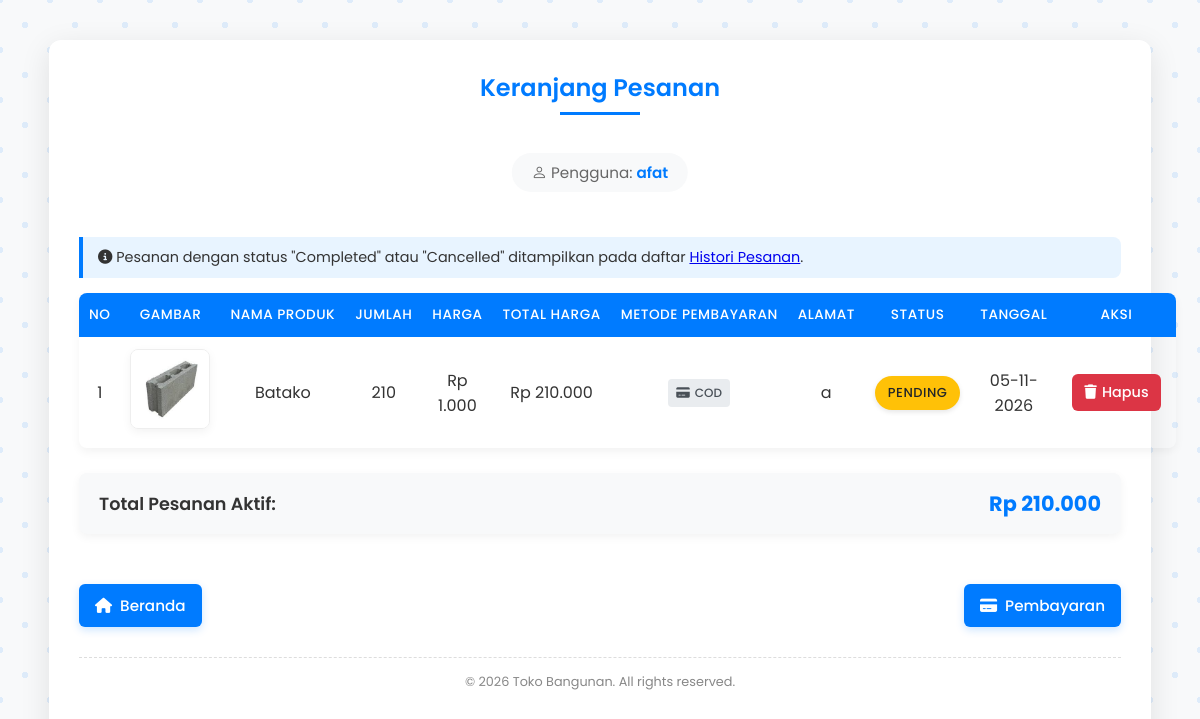
Page /costumer_cart.php (signed in) on the committed database.
### tables this page shows
CREATE TABLE `order_222060` (
  `id_222060` int NOT NULL AUTO_INCREMENT,
  `user_id_222060` int DEFAULT NULL,
  `username_222060` varchar(100) DEFAULT NULL,
  `product_name_222060` varchar(255) DEFAULT NULL,
  `quantity_222060` int DEFAULT NULL,
  `price_222060` decimal(10,2) DEFAULT NULL,
  `total_price_222060` decimal(10,2) DEFAULT NULL,
  `order_status_222060` enum('pending','processed','completed','cancelled') DEFAULT NULL,
  `payment_method_222060` varchar(50) NOT NULL,
  `alamat_222060` text NOT NULL,
  `order_date_222060` timestamp NOT NULL DEFAULT CURRENT_TIMESTAMP,
  PRIMARY KEY (`id_222060`),
  KEY `order_222060_ibfk_1` (`user_id_222060`),
  CONSTRAINT `order_222060_ibfk_1` FOREIGN KEY (`user_id_222060`) REFERENCES `user_222060` (`id_222060`) ON DELETE CASCADE ON UPDATE CASCADE
);

CREATE TABLE `product_222060` (
  `id_222060` int NOT NULL AUTO_INCREMENT,
  `product_name_222060` varchar(255) DEFAULT NULL,
  `description_222060` text,
  `product_image_222060` varchar(255) DEFAULT NULL,
  `price_222060` decimal(10,2) DEFAULT NULL,
  `created_at_222060` timestamp NOT NULL DEFAULT CURRENT_TIMESTAMP,
  `stock_222060` int NOT NULL DEFAULT '0',
  PRIMARY KEY (`id_222060`),
  UNIQUE KEY `service_name` (`product_name_222060`)
);

### costumer_cart.php (the view, shortened to what this page needs)
<?php
include 'config/config.php';
$username = $_SESSION['user_username'];
$query = "SELECT o.id_222060, o.product_name_222060, o.quantity_222060, o.price_222060, o.total_price_222060,
                 o.order_status_222060, o.order_date_222060, o.payment_method_222060, o.alamat_222060, p.product_image_222060,
                 pay.payment_confirmation_222060
          FROM order_222060 o
          LEFT JOIN product_222060 p ON o.product_name_222060 = p.product_name_222060
          LEFT JOIN payment_222060 pay ON o.id_222060 = pay.id_222060
          WHERE o.username_222060 = ? AND LOWER(o.order_status_222060) NOT IN ('completed', 'cancelled')";
$stmt = $conn->prepare($query);
$stmt->bind_param("s", $username);
$stmt->execute();
$result = $stmt->get_result();
?>
<!DOCTYPE html>
<html lang="id">
<head>
    <link href="https://cdn.jsdelivr.net/npm/bootstrap-icons/font/bootstrap-icons.css" rel="stylesheet">
    <link rel="stylesheet" href="https://cdnjs.cloudflare.com/ajax/libs/font-awesome/6.4.2/css/all.min.css">
    <link rel="stylesheet" href="styles/costumer_cart.css">
</head>
<body>
    <div class="container">
        <div class="order-header">
            <h2>Keranjang Pesanan</h2>
        </div>
        <div class="username">
            <i class="bi bi-person"></i> Pengguna: <strong><?= htmlspecialchars($username) ?></strong>
        </div>
        <div class="filter-note">
            <i class="fas fa-info-circle"></i> Pesanan dengan status "Completed" atau "Cancelled" ditampilkan pada daftar <a href="history_pesanan.php">Histori Pesanan</a>.
        </div>
        <table class="desktop-table">
            <thead>
                <tr>
                    <th>No</th>
                    <th>Gambar</th>
                    <th>Nama Produk</th>
                    <th>Jumlah</th>
                    <th>Harga</th>
                    <th>Total Harga</th>
                    <th>Metode Pembayaran</th>
                    <th>Alamat</th>
                    <th>Status</th>
                    <th>Tanggal</th>
                    <th>Aksi</th>
                </tr>
            </thead>
            <tbody>
                <?php $no = 1; $total_all = 0;
                if ($result->num_rows > 0):
                    while ($row = $result->fetch_assoc()):
                        $total_all += $row['total_price_222060'];
                        $product_image = !empty($row['product_image_222060']) ? $row['product_image_222060'] : 'default.jpg';
                        $status_lower = strtolower($row['order_status_222060']);
                ?>
                <tr>
                    <td><?= $no++ ?></td>
                    <td><img src="uploads/<?= htmlspecialchars($product_image) ?>" class="product-image" alt="Gambar Produk"></td>
                    <td><?= htmlspecialchars($row['product_name_222060']) ?></td>
                    <td><?= $row['quantity_222060'] ?></td>
                    <td>Rp <?= number_format($row['price_222060'], 0, ',', '.') ?></td>
                    <td>Rp <?= number_format($row['total_price_222060'], 0, ',', '.') ?></td>
                    <td><span class="payment-badge"><i class="fas fa-credit-card"></i> <?= htmlspecialchars($row['payment_method_222060']) ?></span></td>
                    <td class="alamat" title="<?= htmlspecialchars($row['alamat_222060']) ?>"><?= htmlspecialchars($row['alamat_222060']) ?></td>
                    <td><span class="status <?= $status_lower ?>"><?= htmlspecialchars($row['order_status_222060']) ?></span></td>
                    <td><?= date("d-m-Y", strtotime($row['order_date_222060'])) ?></td>
                    <td>
    <?php if ($status_lower !== 'processed'): ?>
        <?php if ($row['order_status_222060'] == 'Cancelled' || $row['payment_confirmation_222060'] == 'cancelled'): ?>
            <button type="button" class="btn-delete disabled" disabled>
                Pesanan Dibatalkan
            </button>
        <?php else: ?>
            <form method="POST" onsubmit="return confirm('Apakah Anda yakin ingin menghapus pesanan ini?');">
                <button type="submit" name="delete_order" class="btn-delete">
                    <i class="fas fa-trash"></i> Hapus
                </button>
            </form>
        <?php endif; ?>
    <?php else: ?>
        <button type="button" class="btn-delete disabled" disabled>
        Dalam Pengiriman
        </button>
    <?php endif; ?>
</td>
                </tr>
                <?php endwhile; endif; ?>
            </tbody>
        </table>
            <?php
            if ($result && $result->num_rows > 0):
                $result->data_seek(0);
                $total_all = 0;
                while ($row = $result->fetch_assoc()):
                    $total_all += $row['total_price_222060'];
            ?>
            <?php endwhile; endif; ?>
        <?php if ($result && $result->num_rows > 0): ?>
        <div class="order-summary">
            <div class="order-summary-label">Total Pesanan Aktif:</div>
            <div class="order-summary-value">Rp <?= number_format($total_all, 0, ',', '.') ?></div>
        </div>
        <?php endif; ?>
        <div class="back-container">
            <a href="costumer_home.php" class="btn-back">
                <i class="fas fa-home"></i> Beranda
            </a>
            <a href="payment.php" class="btn-back">
                <i class="fas fa-credit-card"></i> Pembayaran
            </a>
        </div>
        <div class="copyright">&copy; <?= date("Y"); ?> Toko Bangunan. All rights reserved.</div>
    </div>
</body>
</html>

### styles/costumer_cart.css (style rules this page uses)
* { margin: 0; padding: 0; box-sizing: border-box; font-family: 'Poppins', sans-serif; }
body { min-height: 100vh; background-color: #f8f9fa; color: #333; display: flex; justify-content: center; padding: 40px 20px; }
.container { width: 95%; max-width: 1200px; background: white; padding: 30px; box-shadow: 0 8px 30px rgba(0, 0, 0, 0.1); border-radius: 12px; transition: transform 0.3s ease, box-shadow 0.3s ease; }
h2 { text-align: center; margin-bottom: 25px; color: #007bff; font-weight: 600; position: relative; padding-bottom: 10px; }
h2:after { content: ''; position: absolute; bottom: 0; left: 50%; transform: translateX(-50%); width: 80px; height: 3px; background-color: #007bff; }
.username { text-align: center; font-size: 0.95rem; color: #666; margin-top: -10px; margin-bottom: 30px; background-color: #f8f9fa; display: inline-block; padding: 8px 20px; border-radius: 50px; position: relative; left: 50%; transform: translateX(-50%); }
.username strong { color: #007bff; font-weight: 600; }
.order-header { display: flex; align-items: center; justify-content: center; margin-bottom: 20px; }
.desktop-table { width: 100%; border-collapse: separate; border-spacing: 0; margin-top: 15px; border-radius: 8px; overflow: hidden; box-shadow: 0 4px 10px rgba(0,0,0,0.05); }
.desktop-table th, .desktop-table td { padding: 12px 10px; text-align: center; }
.desktop-table th { background-color: #007bff; color: white; white-space: nowrap; font-weight: 500; text-transform: uppercase; font-size: 0.85rem; letter-spacing: 0.5px; }
.desktop-table td { border-bottom: 1px solid #eee; }
.desktop-table td.alamat { max-width: 200px; overflow: hidden; text-overflow: ellipsis; white-space: nowrap; }
.desktop-table tr:last-child td { border-bottom: none; }
.status { padding: 6px 12px; border-radius: 50px; font-weight: 500; font-size: 13px; display: inline-block; text-transform: uppercase; letter-spacing: 0.5px; box-shadow: 0 2px 5px rgba(0,0,0,0.1); transition: all 0.3s ease; }
.pending { background-color: #ffc107; color: #212529; border: 1px solid rgba(255, 193, 7, 0.3); }
.payment-badge { padding: 5px 8px; border-radius: 4px; font-size: 0.75rem; font-weight: 500; background-color: #e9ecef; color: #495057; display: inline-flex; align-items: center; gap: 5px; }
.product-image { width: 80px; height: 80px; object-fit: cover; border-radius: 8px; border: 1px solid #eee; transition: transform 0.3s ease; box-shadow: 0 3px 10px rgba(0,0,0,0.05); }
.btn-delete { padding: 8px 12px; border: none; border-radius: 6px; cursor: pointer; font-size: 0.9rem; font-weight: 500; color: white; margin: 2px 5px; transition: all 0.3s ease; display: inline-flex; align-items: center; gap: 5px; background-color: #dc3545; }
.btn-back { display: inline-flex; align-items: center; gap: 8px; margin-top: 20px; padding: 10px 16px; background-color: #007bff; color: white; text-decoration: none; border-radius: 6px; font-size: 0.95rem; font-weight: 500; transition: all 0.3s ease; box-shadow: 0 3px 8px rgba(0,123,255,0.2); }
.back-container { display: flex; justify-content: space-between; align-items: center; margin-top: 30px; }
.order-summary { background-color: #f8f9fa; border-radius: 8px; padding: 15px 20px; margin-top: 25px; box-shadow: 0 3px 10px rgba(0,0,0,0.05); display: flex; justify-content: space-between; align-items: center; }
.order-summary-label { font-size: 1.1rem; font-weight: 600; color: #333; }
.order-summary-value { font-size: 1.3rem; font-weight: 700; color: #007bff; }
.copyright { text-align: center; color: #888; font-size: 0.8rem; margin-top: 30px; padding-top: 15px; border-top: 1px dashed #ddd; }
.filter-note { background-color: #e8f4ff; border-left: 4px solid #007bff; padding: 10px 15px; margin: 15px 0; border-radius: 0 8px 8px 0; font-size: 0.9rem; color: #333; }

### rows in the picture
order_222060: product_222060.product_image_222060 (picture), product_name_222060 "Batako", quantity_222060 "210", price_222060 "1.000", total_price_222060 "210.000", payment_method_222060 "COD", alamat_222060 "a", order_status_222060 "PENDING", order_date_222060 "05-11-2026"

### other values in the picture
$username "afat"
$total_all "210.000"
